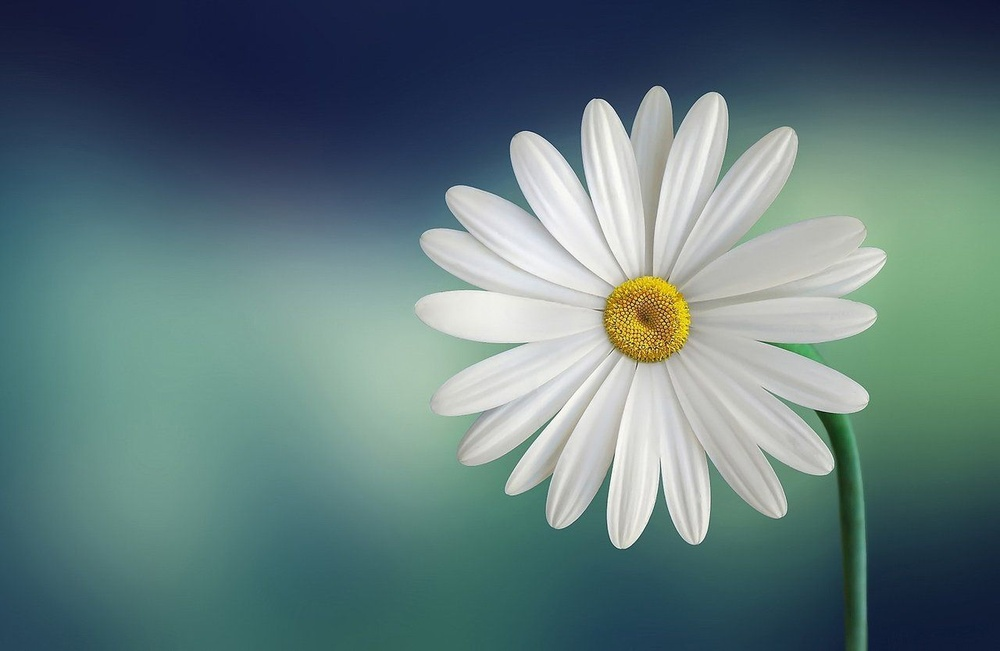
#> input picture 1.jpeg, 1000 x 651 px, shrunk from 1280 x 833 before the run
$ jupyter execute 'Teacher Activity Edge Detection.ipynb'   (shell and % lines are left out)
#> lines starting #> are read from the running program, lines starting #| are printed output that depends on the picture; after the words box and inside, x2 and y2 are one past the last pixel; in counts of white or black regions, pixels touching at a corner belong together
# Computer Vision

## Teacher Activity: Edge Detection

#### Importing Packages

Packages are imported in following manner.<br>
```Python
import package_name
```

In the next cell we have imported the following packages.
1. `cv2`. It is a part of openCV library of Python which helps in solving computer vision problems.
2. `numpy`. It adds support for arrays, along with a collection of mathematical functions to operate on these arrays.
3. `matplotlib`. It is a plotting library for python. `.pyplot` is a sub-package or set of functions available in matplotlib which we'll be using.

`np`,`plt` are all `aliases` for their corresponding packages.
`Alias` are second name assigned to values or variables.

`%matplotlib inline` is a "magic function" renders plots

[cell 1]
import cv2
import numpy as np
import matplotlib.pyplot as plt

### Creating `edge_detection` function

The function takes `image` as the argument
`.Canny()` function has been used on `image`. It accepts a gray scale image as input and it uses a min and max threshold values as additional arguments. Canny Edge Detection is used to detect the edges in an image.

`images` is a `list` of variables `image`, `edges_detected`.

`location` is the list created for subplot, it takes a 3-digit input to create subplots. Digits are mapped as nrows, ncols, index.

Applying the `for` loop for the elements in the `zip`

`.subplots` method provides a way to plot multiple plots on a single figure.

`.imshow` displays image specifying the display range as a two-element vector. The other parameter is a colormap we have assigned it a value "gray scale"

plt. show() starts an event loop, looks for all currently active figure objects, and opens one or more interactive windows that display your figure or figures.

[cell 2]
def edge_detection(image):
    edges_detected = cv2.Canny(image , 100, 200)
    images = [image , edges_detected]
    location = [121, 122]
    for loc, edge_image in zip(location, images):
        plt.subplot(loc)
        plt.imshow(edge_image, cmap='gray')
        plt.show()

#### Creating a grayscale image

`cv2.imread()` method loads an image from the specified file and converts it based on second parameter i.e., `0`.

[cell 3]
img = cv2.imread('1.jpeg', 0)
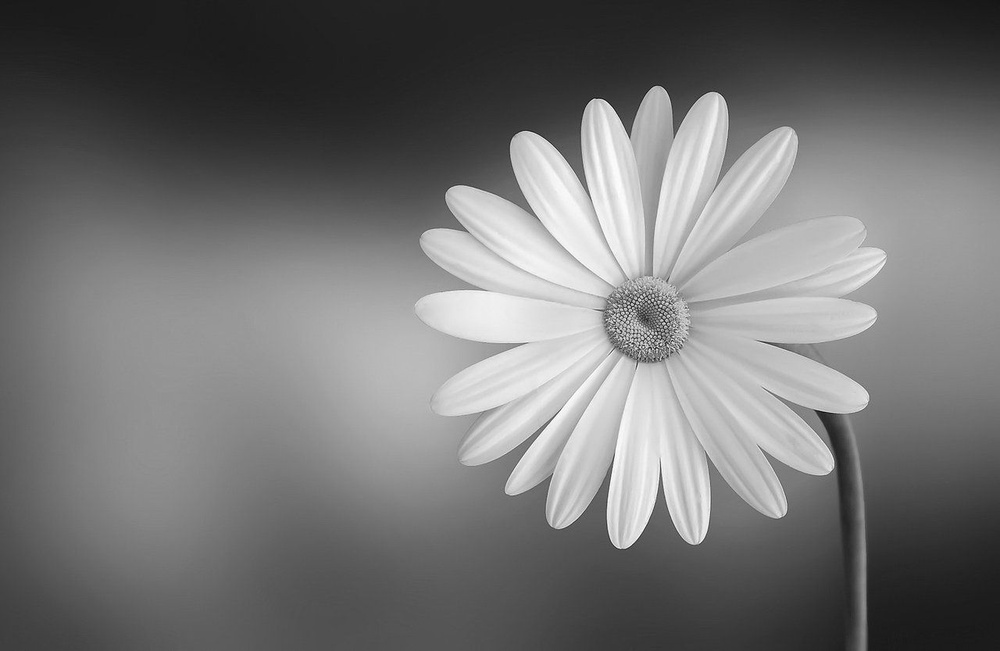
#> img: shape (651, 1000); min 12, max 255, mean 115.2

#### Calling function edge_detection

Function call using `img` as parameter

[cell 4]
edge_detection(img)
#> in edge_detection, `edges_detected = cv2.Canny(image , 100, 200)`:
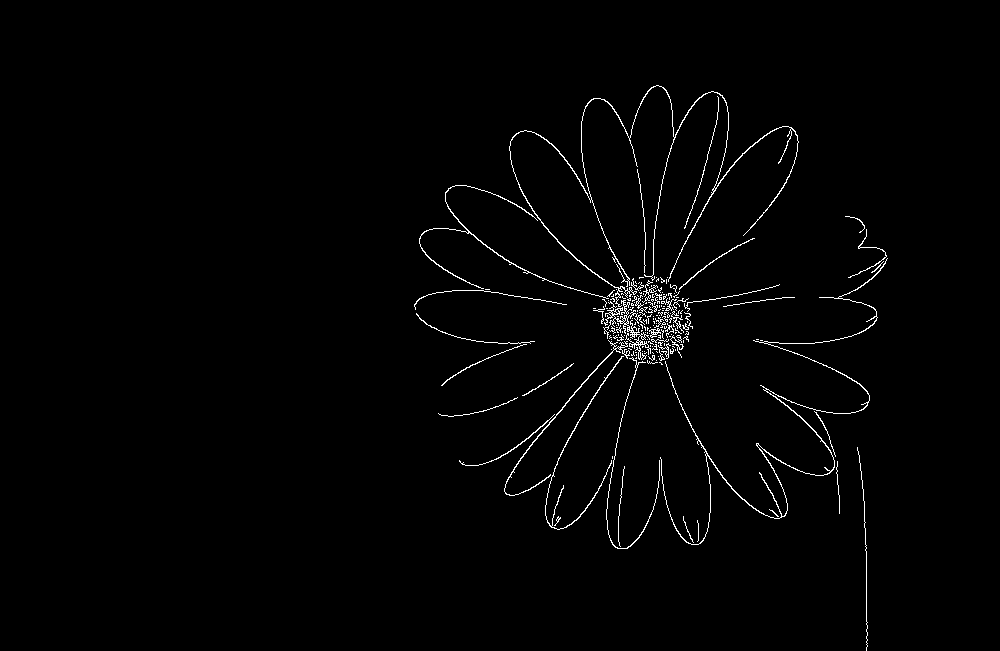
#> edges_detected: shape (651, 1000); 1.4% white in thin lines or dots, all inside (x1, y1, x2, y2) = (414, 85, 888, 651)
#> the loop in edge_detection, `for loc, edge_image in zip(location, images):` made 2 passes
#> loc on passes 1 to 2: 121, 122
